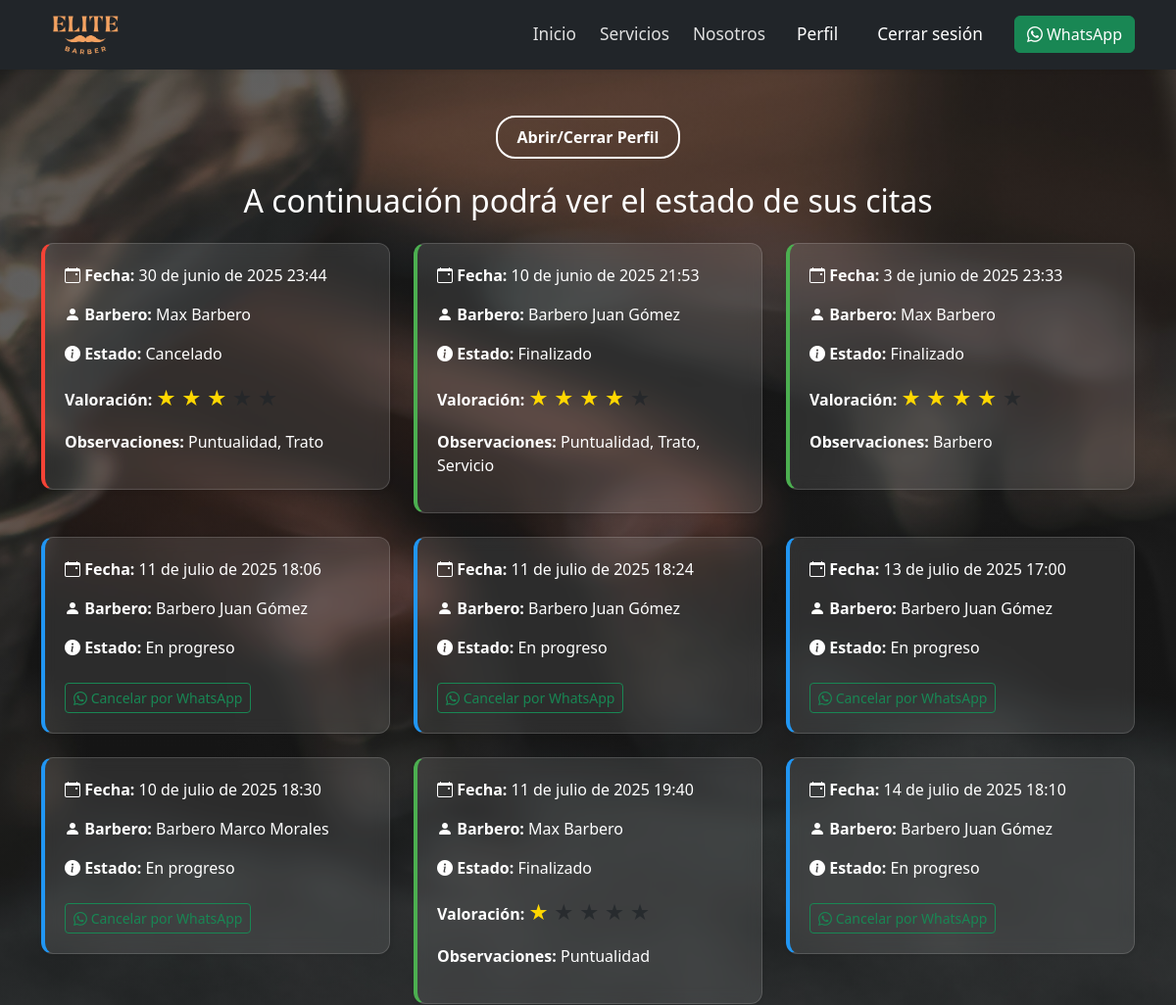
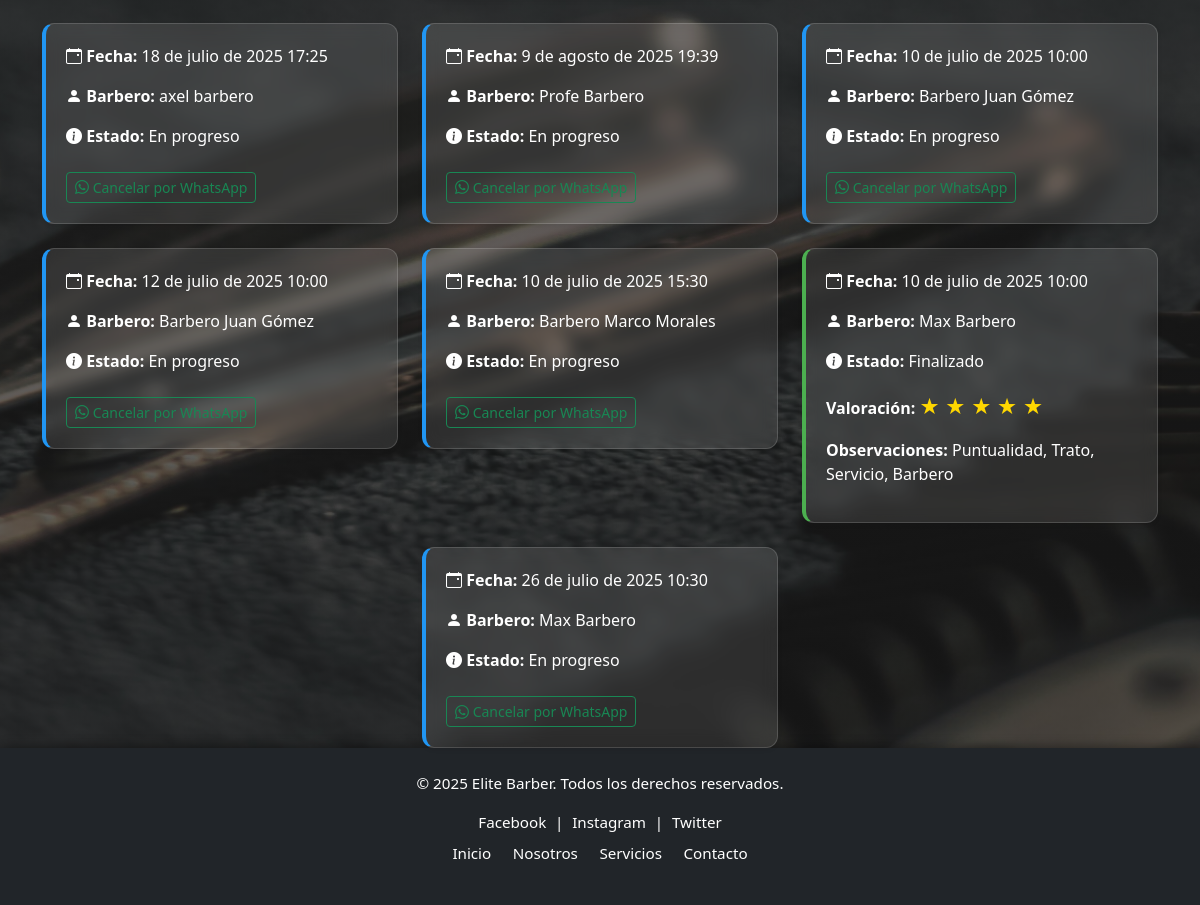
The page /perfil/ (signed in) on the database its author committed (2 pictures, top to bottom).
### gestion3/models.py (models this page shows, shortened)
class Cita(models.Model):
    id_cita = models.AutoField(primary_key=True)
    id_cliente = models.ForeignKey(Usuario, on_delete=models.CASCADE, related_name='citas_cliente')
    id_servicio = models.ForeignKey(Servicio, on_delete=models.CASCADE)
    id_estado_cita = models.ForeignKey(EstadoCita, on_delete=models.CASCADE)
    fecha_cita = models.DateField()
    hora_cita = models.TimeField()

class Servicio(models.Model):
    id_servicio = models.AutoField(primary_key=True)
    id_usuario = models.ForeignKey(Usuario, on_delete=models.CASCADE)
    id_subservicio = models.ForeignKey(SubServicio, on_delete=models.CASCADE)
    descripcion = models.TextField(null=True, blank=True)
    duracion_minutos = models.PositiveIntegerField()
    precio = models.FloatField()

class Usuario(models.Model):
    id_usuario = models.AutoField(primary_key=True)
    id_tipo_usuario = models.ForeignKey(TipoUsuario, on_delete=models.CASCADE)
    nombre = models.CharField(max_length=100)
    apellido = models.CharField(max_length=100)
    telefono = models.CharField(max_length=20, null=True, blank=True)
    correo = models.EmailField(null=True, blank=True)
    contraseña_hash = models.CharField(max_length=255)
    descripcion_usuario = models.TextField(null=True, blank=True)
    imagen = models.ImageField(upload_to='usuarios/', null=True, blank=True)
    id_estado_usuario = models.ForeignKey(EstadoUsuario, on_delete=models.CASCADE)

class EstadoCita(models.Model):
    id_estado_cita = models.AutoField(primary_key=True)
    ESTADO_CITA_CHOICES = [
        ('En progreso', 'En progreso'),
        ('Finalizado', 'Finalizado'),
        ('Cancelado', 'Cancelado'),
    ]
    estado_cita = models.CharField(max_length=20, choices=ESTADO_CITA_CHOICES)

### gestion3/views.py (the view)
# urls.py: path('perfil/', views.perfil_view, name='perfil'),
def perfil_view(request):
    usuario_id = request.session.get('usuario_id')
    if not usuario_id:
        return redirect('login')
    usuario = get_object_or_404(Usuario, id_usuario=usuario_id)
    if usuario.id_tipo_usuario.tipo == "Cliente":
        citas = Cita.objects.filter(id_cliente=usuario).select_related('id_servicio', 'id_estado_cita')
    else:
        citas = Cita.objects.filter(id_servicio__id_usuario=usuario).select_related('id_cliente', 'id_estado_cita', 'id_servicio')
    citas_info = []
    for cita in citas:
        valoraciones = ValoracionObservacion.objects.filter(id_cita=cita)
        observaciones = [v.id_observacion.nombre_observacion for v in valoraciones]
        valoracion = valoraciones.first().valoracion if valoraciones.exists() else None
        pago_realizado = RegistroPago.objects.filter(id_cita=cita).exists()
        citas_info.append({
            'cita': cita,
            'valoracion': valoracion,
            'observaciones': observaciones,
            'pago_realizado': pago_realizado
        })
    observaciones_disponibles = Observacion.objects.all()
    return render(request, 'gestion3/citas.html', {
        'usuario': usuario,
        'tipo_usuario': usuario.id_tipo_usuario.tipo,
        'citas_info': citas_info,
        'observaciones_disponibles': observaciones_disponibles
    })

### gestion3/context_processors.py (called while the page is built)
def tipo_usuario_context(request):
    tipo_usuario = None
    if request.session.get('usuario_id'):
        try:
            usuario = Usuario.objects.get(id_usuario=request.session['usuario_id'])
            tipo_usuario = usuario.id_tipo_usuario.tipo
        except Usuario.DoesNotExist:
            pass
    return {'tipo_usuario': tipo_usuario}

### gestion3/templates/gestion3/citas.html (shortened to what this page needs)
{% load static %}
<!DOCTYPE html>
<html lang="es">
<head>
  <link href="https://cdn.jsdelivr.net/npm/bootstrap@5.3.0/dist/css/bootstrap.min.css" rel="stylesheet" />
  <link rel="stylesheet" href="{% static 'gestion3/css/nav.css' %}">
  <link rel="stylesheet" href="{% static 'gestion3/css/citas.css' %}">
  <link rel="stylesheet" href="https://cdn.jsdelivr.net/npm/bootstrap-icons@1.11.3/font/bootstrap-icons.min.css">
</head>
<body class="d-flex flex-column min-vh-100" data-tipo-usuario="{{ tipo_usuario }}">
  {% include 'gestion3/nav.html' %}
  <main class="flex-grow-1">
    <div class="text-center mt-5 mb-3">
      <button id="btnTogglePerfil" class="btn btn-outline-light btn-toggle-perfil">Abrir/Cerrar Perfil</button>
    </div>
    <h2 class="text-center text-white mt-4">A continuación podrá ver el estado de sus citas</h2>
    <div class="container mt-4">
      <div class="row g-4 justify-content-center">
      {% for info in citas_info %}
        {% with clase_estado=info.cita.id_estado_cita.estado_cita|lower|cut:" " %}
          <div class="col-md-6 col-lg-4">
            <div class="cita shadow-sm {{ clase_estado }}">
              <p><i class="bi bi-calendar-event"></i> <strong>Fecha:</strong> {{ info.cita.fecha_cita }} {{ info.cita.hora_cita }}</p>
              <p><i class="bi bi-person-fill"></i> <strong>{% if tipo_usuario == "Cliente" %}Barbero{% else %}Cliente{% endif %}:</strong>
                {% if tipo_usuario == "Cliente" %}
                  {{ info.cita.id_servicio.id_usuario.nombre }} {{ info.cita.id_servicio.id_usuario.apellido }}
                {% else %}
                  {{ info.cita.id_cliente.nombre }} {{ info.cita.id_cliente.apellido }}
                {% endif %}
              </p>
              <p><i class="bi bi-info-circle-fill"></i> <strong>Estado:</strong> {{ info.cita.id_estado_cita.estado_cita }}</p>
              {% if tipo_usuario == "Cliente" %}
                {% if info.cita.id_estado_cita.estado_cita == 'En progreso' %}
                  <a href="https://wa.me/56979459711" target="_blank" class="btn btn-outline-success btn-sm mt-2">
                    <i class="bi bi-whatsapp"></i> Cancelar por WhatsApp
                  </a>
                {% endif %}
                {% if info.cita.id_estado_cita.estado_cita == 'Finalizado' and not info.valoracion %}
                  <form method="post" action="{% url 'valorar_cita' info.cita.id_cita %}">
                    {% csrf_token %}
                    <label class="form-label text-white">Valoración:</label>
                    <div class="rating">
                      {% for i in "54321" %}
                        <input type="radio" name="valoracion" value="{{ i }}" id="estrella{{ i }}-{{ info.cita.id_cita }}">
                        <label for="estrella{{ i }}-{{ info.cita.id_cita }}">★</label>
                      {% endfor %}
                    </div>
                    <label class="form-label text-white mt-2">Observaciones:</label>
                    {% for obs in observaciones_disponibles %}
                      <div class="form-check text-white">
                        <input class="form-check-input" type="checkbox" name="observaciones" value="{{ obs.id_observacion }}">
                        <label class="form-check-label">{{ obs.nombre_observacion }}</label>
                      </div>
                    {% endfor %}
                    <button type="submit" class="btn btn-sm btn-outline-light mt-2">Enviar valoración</button>
                  </form>
                {% elif info.valoracion %}
                  <p><strong>Valoración:</strong> <span class="estrellas">{% for i in "12345" %}
                    {% if forloop.counter <= info.valoracion %}★{% else %}<span class="text-muted">★</span>{% endif %}
                  {% endfor %}</span></p>
                  <p><strong>Observaciones:</strong> {{ info.observaciones|join:", " }}</p>
                {% endif %}
              {% endif %}
            </div>
          </div>
        {% endwith %}
      {% endfor %}
      </div>
    </div>
  </main>
  {% include 'gestion3/footer.html' %}
</body>
</html>

### gestion3/static/gestion3/css/citas.css (style rules this page uses)
body { min-height: 100vh; background: linear-gradient(rgba(30,30,30,0.7), rgba(30,30,30,0.7)), url("/static/gestion3/images/fondo-main.jpeg") no-repeat center center fixed; background-size: cover; font-family: 'Segoe UI', sans-serif; color: white; padding-top: 70px; }
.cita { background-color: rgba(255, 255, 255, 0.1); border-radius: 12px; padding: 20px; color: white; backdrop-filter: blur(8px); border: 1px solid rgba(255,255,255,0.15); transition: transform 0.3s; }
.cita.finalizado { border-left: 4px solid #4caf50; }
.cita.enprogreso { border-left: 4px solid #2196f3; }
.cita.cancelado { border-left: 4px solid #f44336; }
.btn-toggle-perfil { font-weight: bold; border-radius: 20px; background: transparent; color: white; border: 2px solid white; padding: 8px 20px; transition: background 0.3s, color 0.3s; }
.estrellas { font-size: 1.4em; color: gold; }

### rows shown on the page
Cita: cita.fecha_cita "30 de junio de 2025", cita.hora_cita "23:44", cita.id_servicio.id_usuario.nombre "Max", cita.id_servicio.id_usuario.apellido "Barbero", cita.id_estado_cita.estado_cita "Cancelado", observaciones "Puntualidad, Trato"
Cita: cita.fecha_cita "10 de junio de 2025", cita.hora_cita "21:53", cita.id_servicio.id_usuario.nombre "Barbero Juan", cita.id_servicio.id_usuario.apellido "Gómez", cita.id_estado_cita.estado_cita "Finalizado", observaciones "Puntualidad, Trato, Servicio"
Cita: cita.fecha_cita "3 de junio de 2025", cita.hora_cita "23:33", cita.id_servicio.id_usuario.nombre "Max", cita.id_servicio.id_usuario.apellido "Barbero", cita.id_estado_cita.estado_cita "Finalizado", observaciones "Barbero"
Cita: cita.fecha_cita "11 de julio de 2025", cita.hora_cita "18:06", cita.id_servicio.id_usuario.nombre "Barbero Juan", cita.id_servicio.id_usuario.apellido "Gómez", cita.id_estado_cita.estado_cita "En progreso", shows "Cancelar por WhatsApp"
Cita: cita.fecha_cita "11 de julio de 2025", cita.hora_cita "18:24", cita.id_servicio.id_usuario.nombre "Barbero Juan", cita.id_servicio.id_usuario.apellido "Gómez", cita.id_estado_cita.estado_cita "En progreso", shows "Cancelar por WhatsApp"
Cita: cita.fecha_cita "13 de julio de 2025", cita.hora_cita "17:00", cita.id_servicio.id_usuario.nombre "Barbero Juan", cita.id_servicio.id_usuario.apellido "Gómez", cita.id_estado_cita.estado_cita "En progreso", shows "Cancelar por WhatsApp"
Cita: cita.fecha_cita "10 de julio de 2025", cita.hora_cita "18:30", cita.id_servicio.id_usuario.nombre "Barbero Marco", cita.id_servicio.id_usuario.apellido "Morales", cita.id_estado_cita.estado_cita "En progreso", shows "Cancelar por WhatsApp"
Cita: cita.fecha_cita "11 de julio de 2025", cita.hora_cita "19:40", cita.id_servicio.id_usuario.nombre "Max", cita.id_servicio.id_usuario.apellido "Barbero", cita.id_estado_cita.estado_cita "Finalizado", observaciones "Puntualidad"
Cita: cita.fecha_cita "14 de julio de 2025", cita.hora_cita "18:10", cita.id_servicio.id_usuario.nombre "Barbero Juan", cita.id_servicio.id_usuario.apellido "Gómez", cita.id_estado_cita.estado_cita "En progreso", shows "Cancelar por WhatsApp"
Cita: cita.fecha_cita "18 de julio de 2025", cita.hora_cita "17:25", cita.id_servicio.id_usuario.nombre "axel", cita.id_servicio.id_usuario.apellido "barbero", cita.id_estado_cita.estado_cita "En progreso", shows "Cancelar por WhatsApp"
Cita: cita.fecha_cita "9 de agosto de 2025", cita.hora_cita "19:39", cita.id_servicio.id_usuario.nombre "Profe", cita.id_servicio.id_usuario.apellido "Barbero", cita.id_estado_cita.estado_cita "En progreso", shows "Cancelar por WhatsApp"
Cita: cita.fecha_cita "10 de julio de 2025", cita.hora_cita "10:00", cita.id_servicio.id_usuario.nombre "Barbero Juan", cita.id_servicio.id_usuario.apellido "Gómez", cita.id_estado_cita.estado_cita "En progreso", shows "Cancelar por WhatsApp"
Cita: cita.fecha_cita "12 de julio de 2025", cita.hora_cita "10:00", cita.id_servicio.id_usuario.nombre "Barbero Juan", cita.id_servicio.id_usuario.apellido "Gómez", cita.id_estado_cita.estado_cita "En progreso", shows "Cancelar por WhatsApp"
Cita: cita.fecha_cita "10 de julio de 2025", cita.hora_cita "15:30", cita.id_servicio.id_usuario.nombre "Barbero Marco", cita.id_servicio.id_usuario.apellido "Morales", cita.id_estado_cita.estado_cita "En progreso", shows "Cancelar por WhatsApp"
Cita: cita.fecha_cita "10 de julio de 2025", cita.hora_cita "10:00", cita.id_servicio.id_usuario.nombre "Max", cita.id_servicio.id_usuario.apellido "Barbero", cita.id_estado_cita.estado_cita "Finalizado", observaciones "Puntualidad, Trato, Servicio, Barbero"
Cita: cita.fecha_cita "26 de julio de 2025", cita.hora_cita "10:30", cita.id_servicio.id_usuario.nombre "Max", cita.id_servicio.id_usuario.apellido "Barbero", cita.id_estado_cita.estado_cita "En progreso", shows "Cancelar por WhatsApp"
